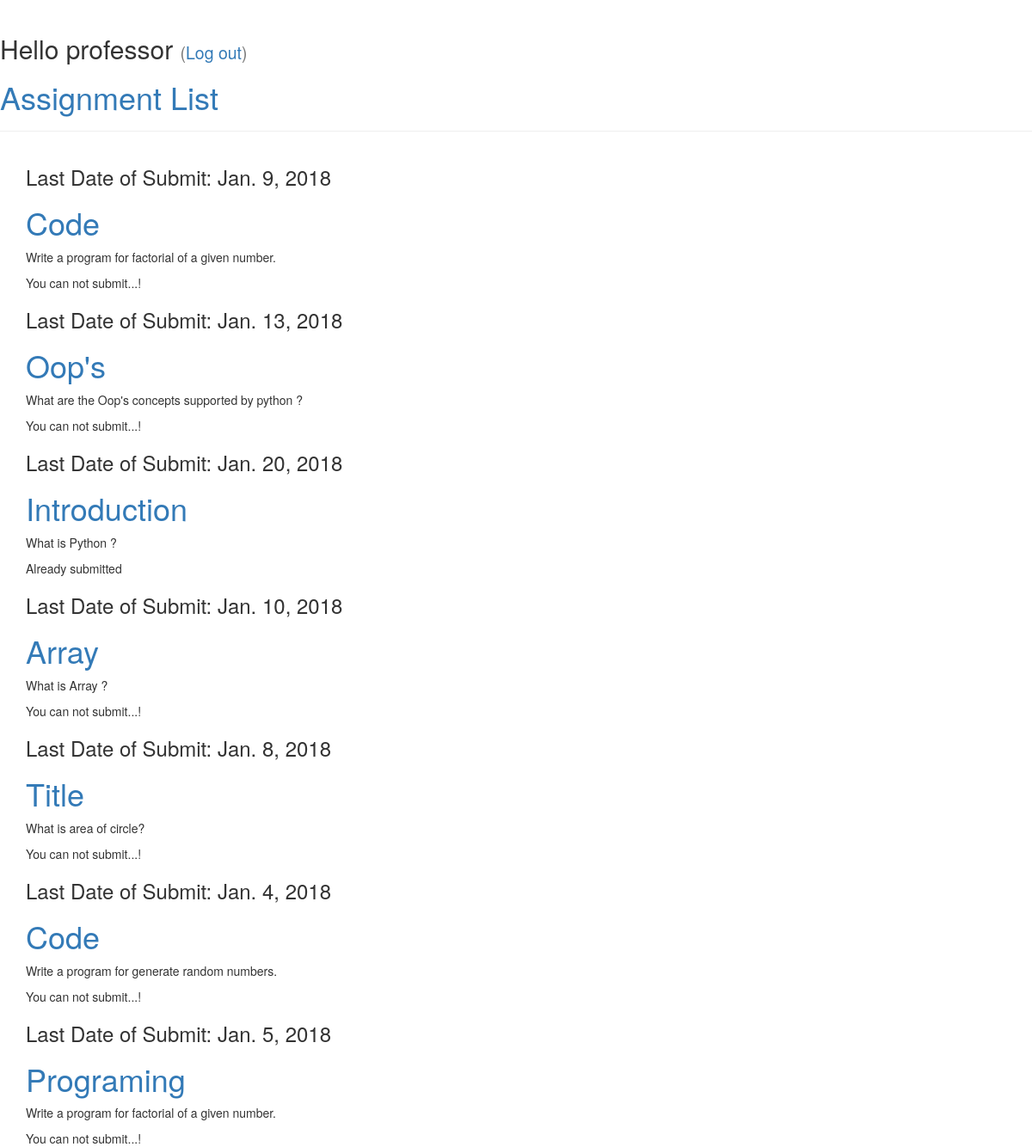
The app's page / (signed in) with its own data.
### app/models.py (models this page shows, shortened)
class CreateAssignment(models.Model):
    subject = models.CharField(max_length=200)
    title = models.CharField(max_length=200)
    description = models.CharField(max_length=1000)
    submit_date = models.DateField()
    submit_status = models.BooleanField(default=False)

### app/views.py (the view)
@login_required
def index(request):
    ass_list = CreateAssignment.objects.filter().order_by('-id')
    today_date = date.today()
    return render(request, 'app/index.html', {'ass_list': ass_list, 'today_date': today_date})

### app/templates/app/index.html
{% extends 'app/base.html' %}
{% block content %}
{% if ass_list %}
{% for assign in ass_list%}
<div class="post">
    <div class="date">
        <h3>Last Date of Submit: {{assign.submit_date }}</h3>
    </div>
    <h1><a href="">{{ assign.title }}</a></h1>
    <p>{{ assign.description}}</p>
    {% if assign.submit_date < today_date %}
        You can not submit...!
    {% elif  assign.submit_status == True%}
        Already submitted
    {% else %}
    <a href="{% url 'detail' pk=assign.pk %} " class="btn btn-info">Detail</a>
    {% endif %}
</div>
{% endfor %}
{% endif %}
{% endblock %}

### app/templates/app/base.html (shortened to what this page needs)
{% load staticfiles %}
<html>
<head>
    <link rel="stylesheet" href="//maxcdn.bootstrapcdn.com/bootstrap/3.2.0/css/bootstrap.min.css">
    <link rel="stylesheet" href="//maxcdn.bootstrapcdn.com/bootstrap/3.2.0/css/bootstrap-theme.min.css">
</head>
<body>
<div class="page-header">
    {% if user.is_authenticated %}
    <p class="top-menu"><h2>Hello {{ user.username }} <small>(<a href="{% url 'logout' %}">Log out</a>)</small></h2></p>
    {% else %}
    <a href="{% url 'login' %}" class="top-menu"><span class="glyphicon glyphicon-lock"></span></a>
    {% endif %}
    <h1><a href="/">Assignment List</a></h1>
</div>
<div class="content container">
    <div class="row">
        <div class="col-md-8">
            {% block content %}
            {% endblock %}
        </div>
    </div>
</div>
</body>
</html>

### records on screen
CreateAssignment: submit_date "Jan. 9, 2018", title "Code", description "Write a program for factorial of a given number.", shows "You can not submit...!"
CreateAssignment: submit_date "Jan. 13, 2018", title "Oop's", description "What are the Oop's concepts supported by python ?", shows "You can not submit...!"
CreateAssignment: submit_date "Jan. 20, 2018", title "Introduction", description "What is Python ?", submit_status "Already submitted"
CreateAssignment: submit_date "Jan. 10, 2018", title "Array", description "What is Array ?", shows "You can not submit...!"
CreateAssignment: submit_date "Jan. 8, 2018", title "Title", description "What is area of circle?", shows "You can not submit...!"
CreateAssignment: submit_date "Jan. 4, 2018", title "Code", description "Write a program for generate random numbers.", shows "You can not submit...!"
CreateAssignment: submit_date "Jan. 5, 2018", title "Programing", description "Write a program for factorial of a given number.", shows "You can not submit...!"

### other values on screen
{{ user.username }} "professor"
